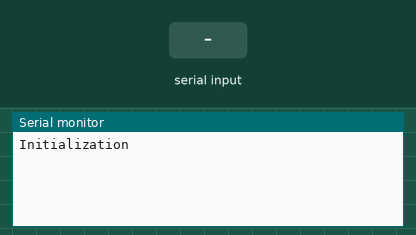
This sketch was run on a simulated Arduino Mega 2560, built with avr-gcc and run on an emulated ATmega2560. On the bench: the last lines printed to the serial monitor. The test bench sets the inputs (shaded band).

Above: at 1.2 s.
1.3 s: "1\n" received over the second serial link
At 1.7 s:
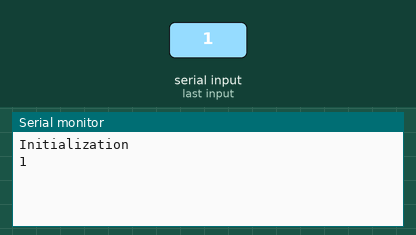
2.8 s: "0\n" received over the second serial link
At 4.0 s:
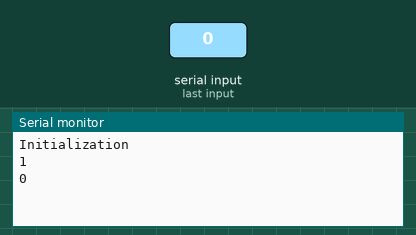
4.3 s: "2\n" received over the second serial link
At 5.2 s:
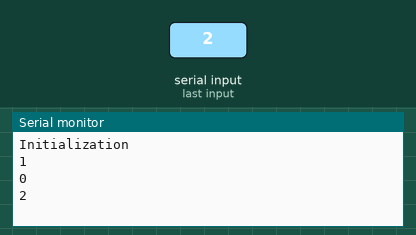

Measured:
- after the input at 1.3 s, the serial monitor: prints a new line at once (image 1)
- after the input at 2.8 s, the serial monitor: prints a new line at once (image 2)
- after the input at 4.3 s, the serial monitor: prints a new line at once (image 3)

The sketch:

AVRSerialAdapterReceiveString.ino
```cpp
#define BAUD 9600

void setup(){
  Serial.begin(BAUD);
  Serial1.begin(BAUD); //Connect AVR to these pair of RX TX
  Serial.println("Initialization");
}

void loop(){
  if (Serial1.available() > 0){
    Serial.println(Serial1.readStringUntil('\n'));
  }
}
```
